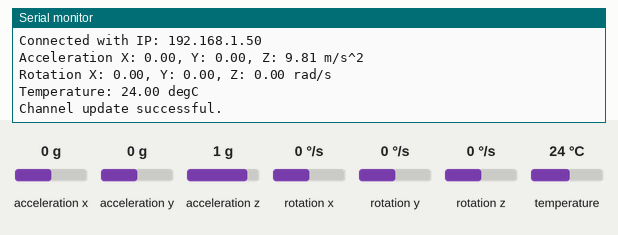
The sketch below on a simulated ESP32. Shown: the last lines printed to the serial monitor. The inputs (shaded band) are chosen by the test bench; at power-on: acceleration x 0 g, acceleration y 0 g, acceleration z 1 g, rotation x 0 °/s, rotation y 0 °/s, rotation z 0 °/s, temperature 24 °C. WiFi joins after 1.5 s; servers stay silent unless stated.

Above: at 2.8 s.
2.9 s: acceleration x set to -1.4 g
At 4.1 s:
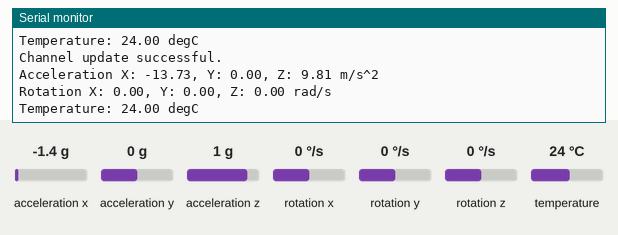
5.3 s: acceleration y set to -1.4 g
At 7.5 s:
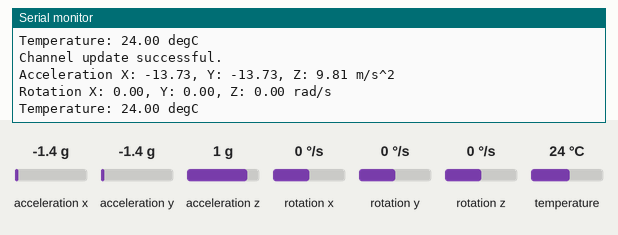
7.7 s: acceleration z set to -1.4 g
At 9.5 s:
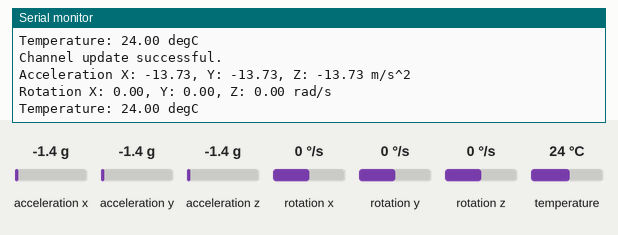
10.1 s: rotation x set to -192 °/s
At 11.9 s:
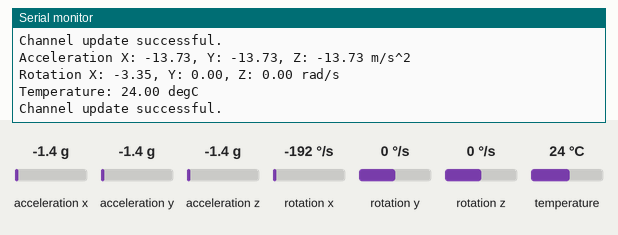
12.5 s: rotation y set to -192 °/s
At 12.9 s:
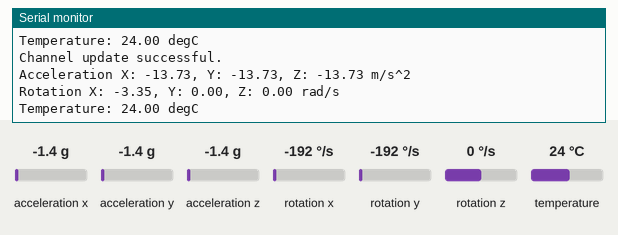

The sketch:

node_code.ino
```cpp
#include <WiFi.h>
#include "ThingSpeak.h"
#include <Adafruit_MPU6050.h>
#include <Adafruit_Sensor.h>
#include <Wire.h>

Adafruit_MPU6050 mpu;

const char* ssid = "35 columbia 8"; // your network SSID (name)

const char* password = "35columbia"; // your network password

WiFiClient client;

// -----ThingSpeak channel details

unsigned long myChannelNumber = 4;

const char * myWriteAPIKey = "2J43LA950MWXOCRZ";

// ----- Timer variables

unsigned long lastTime = 0;

unsigned long timerDelay = 1000;

void setup(void) {
  Serial.begin(115200);
  while (!Serial)
    delay(10); // will pause Zero, Leonardo, etc until serial console opens

  Serial.println("Adafruit MPU6050 test!");

  // Try to initialize!
  if (!mpu.begin()) {
    Serial.println("Failed to find MPU6050 chip");
    while (1) {
      delay(10);
    }
  }
  Serial.println("MPU6050 Found!");

  mpu.setAccelerometerRange(MPU6050_RANGE_8_G);
  Serial.print("Accelerometer range set to: ");
  switch (mpu.getAccelerometerRange()) {
    case MPU6050_RANGE_2_G:
      Serial.println("+-2G");
      break;
    case MPU6050_RANGE_4_G:
      Serial.println("+-4G");
      break;
    case MPU6050_RANGE_8_G:
      Serial.println("+-8G");
      break;
    case MPU6050_RANGE_16_G:
      Serial.println("+-16G");
      break;
  }
  mpu.setGyroRange(MPU6050_RANGE_500_DEG);
  Serial.print("Gyro range set to: ");
  switch (mpu.getGyroRange()) {
    case MPU6050_RANGE_250_DEG:
      Serial.println("+- 250 deg/s");
      break;
    case MPU6050_RANGE_500_DEG:
      Serial.println("+- 500 deg/s");
      break;
    case MPU6050_RANGE_1000_DEG:
      Serial.println("+- 1000 deg/s");
      break;
    case MPU6050_RANGE_2000_DEG:
      Serial.println("+- 2000 deg/s");
      break;
  }

  mpu.setFilterBandwidth(MPU6050_BAND_5_HZ);
  Serial.print("Filter bandwidth set to: ");
  switch (mpu.getFilterBandwidth()) {
    case MPU6050_BAND_260_HZ:
      Serial.println("260 Hz");
      break;
    case MPU6050_BAND_184_HZ:
      Serial.println("184 Hz");
      break;
    case MPU6050_BAND_94_HZ:
      Serial.println("94 Hz");
      break;
    case MPU6050_BAND_44_HZ:
      Serial.println("44 Hz");
      break;
    case MPU6050_BAND_21_HZ:
      Serial.println("21 Hz");
      break;
    case MPU6050_BAND_10_HZ:
      Serial.println("10 Hz");
      break;
    case MPU6050_BAND_5_HZ:
      Serial.println("5 Hz");
      break;
  }

  Serial.println("");
  delay(100);

  WiFi.begin(ssid, password);

  Serial.print("Connecting to Wi-Fi");

  while (WiFi.status() != WL_CONNECTED)

  {

    Serial.print(".");

    delay(100);

  }

  Serial.println();

  Serial.print("Connected with IP: ");

  Serial.println(WiFi.localIP());

  Serial.println();

  // Initialize ThingSpeak

  ThingSpeak.begin(client);

}


void loop() {
  /* Get new sensor events with the readings */
  if ((millis() - lastTime) > timerDelay )
  {
    sensors_event_t a, g, temp;
    mpu.getEvent(&a, &g, &temp);

    /* Print out the values */
    Serial.print("Acceleration X: ");
    Serial.print(a.acceleration.x);
    Serial.print(", Y: ");
    Serial.print(a.acceleration.y);
    Serial.print(", Z: ");
    Serial.print(a.acceleration.z);
    Serial.println(" m/s^2");

    Serial.print("Rotation X: ");
    Serial.print(g.gyro.x);
    Serial.print(", Y: ");
    Serial.print(g.gyro.y);
    Serial.print(", Z: ");
    Serial.print(g.gyro.z);
    Serial.println(" rad/s");

    Serial.print("Temperature: ");
    Serial.print(temp.temperature);
    Serial.println(" degC");

    Serial.println("");
    delay(500);


    ThingSpeak.setField(1, g.gyro.x );

    ThingSpeak.setField(2, a.acceleration.y);

    ThingSpeak.setField(3, a.acceleration.z);

    int x = ThingSpeak.writeFields(myChannelNumber,

                                   myWriteAPIKey );

    if (x == 200)

    {

      Serial.println("Channel update successful." );

    }

    else

    {

      Serial.println("Problem updating channel. HTTP error code " + String(x) );

    }

    lastTime = millis();

  }
}
```

Measured:
- after the input at 2.9 s, the serial monitor: prints a new line after 0.52 s (image 1)
- after the input at 5.3 s, the serial monitor: prints a new line after 1.7 s (image 2)
- after the input at 7.7 s, the serial monitor: prints a new line after 1.1 s (image 3)
- after the input at 10.1 s, the serial monitor: prints a new line after 0.55 s (image 4)
